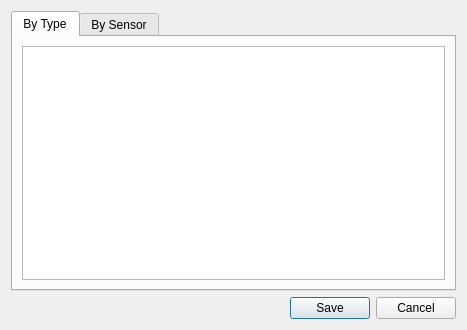
<?xml version="1.0" encoding="UTF-8"?>
<ui version="4.0">
 <class>AlertRulesDialog</class>
 <widget class="QDialog" name="AlertRulesDialog">
  <property name="geometry">
   <rect>
    <x>0</x>
    <y>0</y>
    <width>467</width>
    <height>330</height>
   </rect>
  </property>
  <property name="windowTitle">
   <string>Alert Thresholds</string>
  </property>
  <layout class="QVBoxLayout">
   <item>
    <widget class="QTabWidget" name="tabs">
     <widget class="QWidget" name="tabType">
      <attribute name="title">
       <string>By Type</string>
      </attribute>
      <layout class="QVBoxLayout">
       <item>
        <widget class="QTableWidget" name="tblType"/>
       </item>
      </layout>
     </widget>
     <widget class="QWidget" name="tabSensor">
      <attribute name="title">
       <string>By Sensor</string>
      </attribute>
      <layout class="QVBoxLayout">
       <item>
        <layout class="QHBoxLayout">
         <item>
          <widget class="QLabel" name="labelType">
           <property name="text">
            <string>Filter Type</string>
           </property>
          </widget>
         </item>
         <item>
          <widget class="QComboBox" name="comboType">
           <item><property name="text"><string>All</string></property></item>
           <item><property name="text"><string>TEMP</string></property></item>
           <item><property name="text"><string>VIB</string></property></item>
           <item><property name="text"><string>INTR</string></property></item>
          </widget>
         </item>
         <item>
          <widget class="QLabel" name="labelContains">
           <property name="text">
            <string>SensorId contains</string>
           </property>
          </widget>
         </item>
         <item>
          <widget class="QLineEdit" name="editFilter"/>
         </item>
         <item>
          <spacer name="spacerRight">
           <property name="orientation">
            <enum>Qt::Horizontal</enum>
           </property>
          </spacer>
         </item>
        </layout>
       </item>
       <item>
        <widget class="QTableWidget" name="tblSensor"/>
       </item>
      </layout>
     </widget>
    </widget>
   </item>
   <item>
    <layout class="QHBoxLayout">
     <item>
      <spacer name="spacerBottomLeft">
       <property name="orientation">
        <enum>Qt::Horizontal</enum>
       </property>
       <property name="sizeHint" stdset="0">
        <size><width>0</width><height>0</height></size>
       </property>
      </spacer>
     </item>
     <item>
      <widget class="QPushButton" name="btnSave">
       <property name="text"><string>Save</string></property>
      </widget>
     </item>
     <item>
      <widget class="QPushButton" name="btnCancel">
       <property name="text"><string>Cancel</string></property>
      </widget>
     </item>
    </layout>
   </item>
  </layout>
 </widget>
 <resources/>
 <connections/>
</ui>
